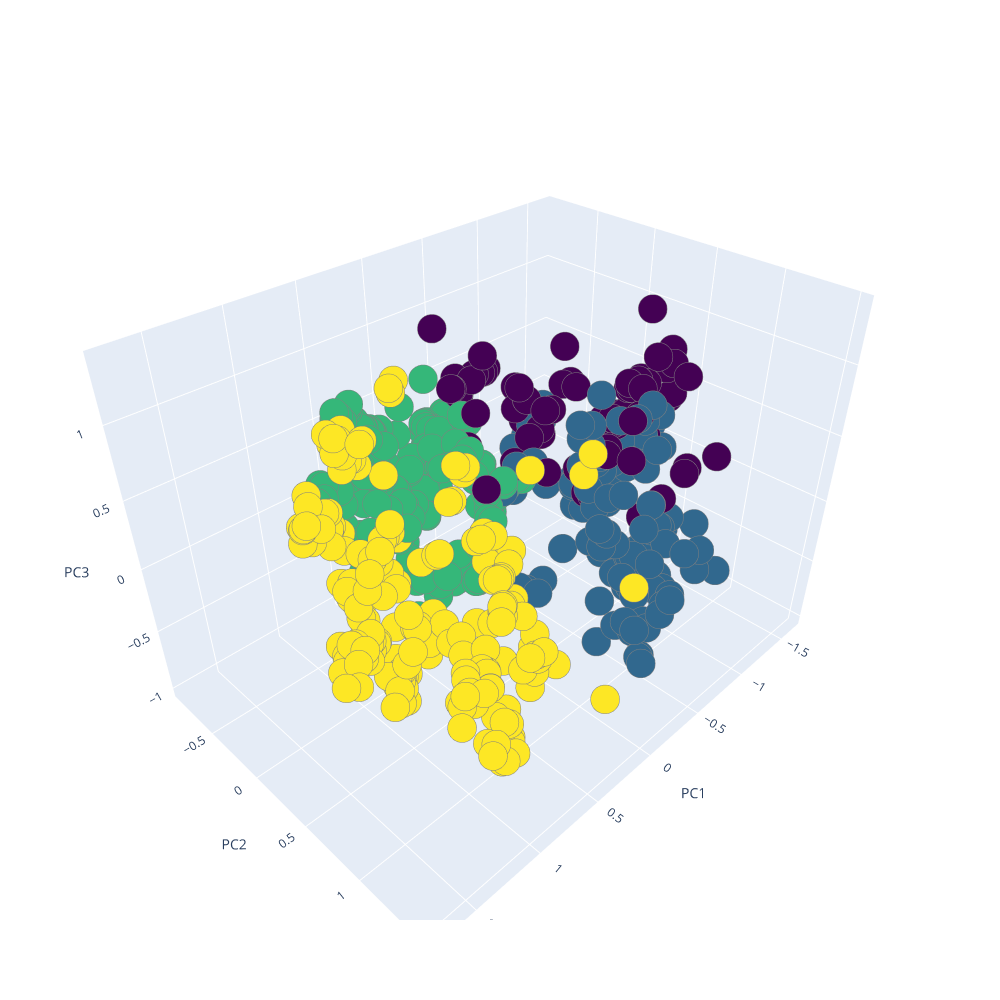

Notebook code for this chart:
### Code cell
pca(dataset)

### Figure 1 — Plotly figure (JSON) as saved in the notebook; plotly's stock layout.template omitted (floating-point values rounded to 4 significant figures; data arrays with more than 128 entries replaced by an {"elided": "..."} marker saying what was removed)
{"data": [{"marker": {"color": {"elided": "805 int values"}, "colorscale": [[0, "#440154"], [0.1111, "#482878"], [0.2222, "#3e4989"], [0.3333, "#31688e"], [0.4444, "#26828e"], [0.5556, "#1f9e89"], [0.6667, "#35b779"], [0.7778, "#6ece58"], [0.8889, "#b5de2b"], [1, "#fde725"]], "line": {"color": "gray", "width": 5}, "size": 10}, "mode": "markers", "type": "scatter3d", "x": {"elided": "805 float values"}, "y": {"elided": "805 float values"}, "z": {"elided": "805 float values"}}], "layout": {"height": 1000, "margin": {"l": 0, "r": 0}, "scene": {"xaxis": {"title": {"text": "PC1"}}, "yaxis": {"title": {"text": "PC2"}}, "zaxis": {"title": {"text": "PC3"}}}, "width": 1000}}
